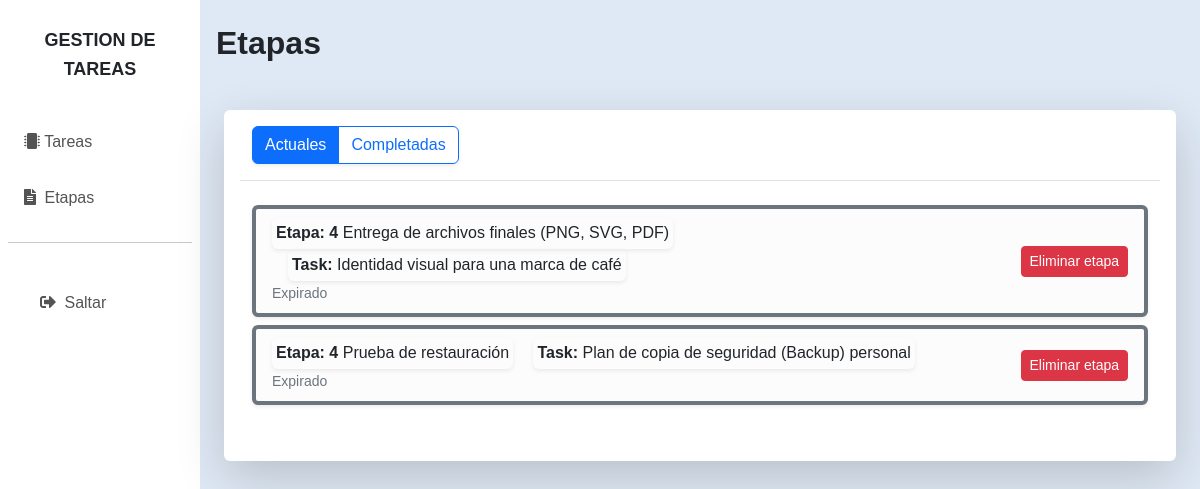
/stages/ (signed in), run on an earlier commit of the app's database.
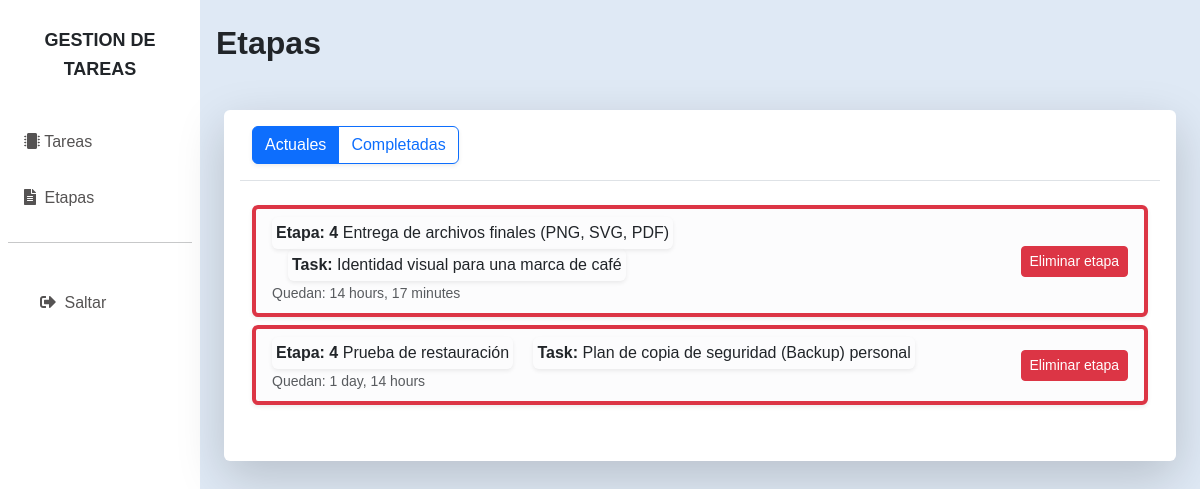
And on a later commit of the database.
### taskapp/models.py (models this page shows, shortened)
class Stage(models.Model):
    count = models.PositiveIntegerField(verbose_name='orden')
    title = models.CharField(max_length=100, verbose_name='titulo')
    description = models.TextField(null=False, blank=True, verbose_name='descripcion')
    start_date = models.DateTimeField(auto_now_add=True, verbose_name='fecha de inicio')
    end_date = models.DateTimeField(verbose_name='fecha de terminacion')
    status = models.BooleanField(default=False, verbose_name='completada')
    task = models.ForeignKey(
        Task,
        on_delete=models.CASCADE,
        related_name='stages',
        verbose_name='tarea')
    student = models.ForeignKey(
        settings.AUTH_USER_MODEL,
        on_delete=models.PROTECT,
        related_name='stages',
        limit_choices_to={'is_student': True},
        verbose_name='alumno')
    class Meta:
        ordering = ['task', 'count']
    @property
    def days_left(self):
        if self.end_date:
            delta = self.end_date - timezone.now()
            return delta.days
        return None

class Task(models.Model):
    title = models.CharField(max_length=100, verbose_name='titulo')
    description = models.TextField(null=False, blank=True, verbose_name='descripcion')
    start_date = models.DateTimeField(auto_now_add=True)
    end_date = models.DateTimeField(verbose_name='fecha de terminacion')
    status = models.BooleanField(default=False, verbose_name='completada')
    author = models.ForeignKey(
        settings.AUTH_USER_MODEL,
        on_delete=models.CASCADE,
        related_name='created_tasks',
        verbose_name='Autor de la tarea',
        null=True,
        blank=True
    )
    students = models.ManyToManyField(
        settings.AUTH_USER_MODEL,
        related_name='tasks_as_student',
        limit_choices_to={'is_student': True},
        verbose_name='alumnos'
    )
    tutor = models.ForeignKey(
        settings.AUTH_USER_MODEL,
        on_delete=models.PROTECT,
        related_name='tasks_as_tutor',
        limit_choices_to={'is_tutor': True},
        verbose_name='tutor')
    course = models.ForeignKey(
        Course,
        on_delete=models.PROTECT,
        related_name='tasks',
        verbose_name='cursos')

### taskapp/views.py (the view)
# urls.py: path('stages/', StagesListView.as_view(), name='stages_list'),
class StagesListView(ListView): #(PermissionRequiredMixin, ListView):
    model = Stage
    template_name = ('stages/stages-list.html')
    context_object_name = 'stages'
    def get_queryset(self):
        user = self.request.user
        return Stage.objects.filter(
            Q(task__tutor=user) | Q(student=user),
            task__status=False,
            status=False
        ).distinct()
    def get_context_data(self, **kwargs):
        user = self.request.user
        context = super().get_context_data(**kwargs)
        context['completed_stages'] = Stage.objects.filter(
            Q(task__tutor=user) | Q(student=user),
            Q(status=True) | Q(task__status=True)
        ).distinct().order_by('-end_date')
        context['now'] = timezone.now()
        return context

### taskapp/templates/stages/stages-list.html (shortened to what this page needs)
{% extends "_base.html" %}
{% block content %}
<h2 class="fw-bold">Etapas</h2>
<div class="row bg-white px-3 py-3 mx-2 my-5 rounded pb-5 shadow-lg">
    <div class="d-flex justify-content-between align-items-center mb-4 border-bottom pb-3">
        <div class="btn-group shadow-sm" role="group" id="stage-filter-group">
            <button type="button" id="btn-actual" class="btn btn-primary active-filter" data-filter="active">Actuales</button>
            <button type="button" id="btn-completed" class="btn btn-outline-primary" data-filter="completed">Completadas</button>
        </div>
    </div>
    <div id="stages_actual" class="col text-start">
        {% for stage in stages %}
        <ul class="list-group">
            <li class="list-group-item list-group-item-light mb-2 shadow-sm rounded border-start border-4
                {% if stage.days_left < 0 %} border-secondary
                {% elif stage.days_left < 2 %} border-danger
                {% elif stage.days_left < 4 %} border-warning
                {% else %} border-success
                {% endif %}">
                <div class="row align-items-center">
                    <div class="col text-start">
                        <a href="/stages/{{ stage.pk }}/" class="text-decoration-none link-dark shadow-sm rounded p-1"
                        style="transition: transform 0.2s; display: inline-block;"
                        onmouseover="this.style.transform='scale(1.1)'"
                        onmouseout="this.style.transform='scale(1)'">
                            <span class="fw-semibold">Etapa: {{ stage.count }}</span>  {{ stage.title }}
                        </a>
                        <a href="/tasks/{{ stage.task.pk }}/" class="text-decoration-none link-dark ms-3 shadow-sm rounded p-1 d-inline-block"
                        style="transition: transform 0.2s; display: inline-block;"
                        onmouseover="this.style.transform='scale(1.1)'"
                        onmouseout="this.style.transform='scale(1)'">
                            <span class="fw-semibold">Task:</span> {{ stage.task.title }}
                        </a>
                    <br>
                        <small class="text-muted">
                            {% if stage.end_date < now %}
                                <span class="text-secondary">Expirado</span>
                            {% else %}
                                Quedan: {{ stage.end_date|timeuntil }}
                            {% endif %}
                        </small>
                    </div>
                    <div class="col-auto">
                        {% if request.user.is_student %}
                        <a href="/stages/{{ stage.pk }}/delete/" class="btn btn-danger ms-3 btn-sm">Eliminar etapa</a>
                        {% endif %}
                    </div>
                </div>
            </li>
            {% endfor %}
        </ul>
    </div>
</div>
{% endblock %}

What changed in the data, as far as the page shows it:
changed Stage "Entrega de archivos finales (PNG, SVG, PDF)": end_date (not shown) → "14 hours, 17 minutes"; end_date "Expirado" → "Quedan:"
changed Stage "Prueba de restauración": end_date (not shown) → "1 day, 14 hours"; end_date "Expirado" → "Quedan:"
